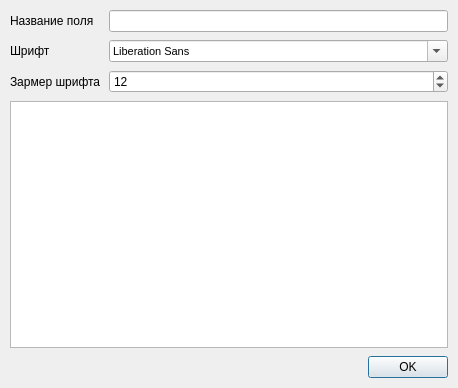
<?xml version="1.0" encoding="UTF-8"?>
<ui version="4.0">
 <class>MainWindow</class>
 <widget class="QMainWindow" name="MainWindow">
  <property name="windowModality">
   <enum>Qt::ApplicationModal</enum>
  </property>
  <property name="geometry">
   <rect>
    <x>0</x>
    <y>0</y>
    <width>458</width>
    <height>388</height>
   </rect>
  </property>
  <property name="windowTitle">
   <string>Параметры элемента</string>
  </property>
  <widget class="QWidget" name="centralwidget">
   <layout class="QVBoxLayout" name="verticalLayout">
    <property name="spacing">
     <number>8</number>
    </property>
    <property name="leftMargin">
     <number>10</number>
    </property>
    <property name="topMargin">
     <number>10</number>
    </property>
    <property name="rightMargin">
     <number>10</number>
    </property>
    <property name="bottomMargin">
     <number>10</number>
    </property>
    <item>
     <layout class="QFormLayout" name="formLayout">
      <item row="0" column="0">
       <widget class="QLabel" name="label">
        <property name="text">
         <string>Название поля</string>
        </property>
       </widget>
      </item>
      <item row="0" column="1">
       <widget class="QLineEdit" name="name"/>
      </item>
      <item row="1" column="0">
       <widget class="QLabel" name="label_2">
        <property name="text">
         <string>Шрифт</string>
        </property>
       </widget>
      </item>
      <item row="1" column="1">
       <widget class="QFontComboBox" name="font">
        <property name="font">
         <font>
          <family>Arial</family>
          <pointsize>8</pointsize>
         </font>
        </property>
        <property name="autoFillBackground">
         <bool>false</bool>
        </property>
        <property name="writingSystem">
         <enum>QFontDatabase::Cyrillic</enum>
        </property>
        <property name="currentFont">
         <font>
          <family>Arial</family>
          <pointsize>12</pointsize>
         </font>
        </property>
       </widget>
      </item>
      <item row="2" column="0">
       <widget class="QLabel" name="label_3">
        <property name="text">
         <string>Зармер шрифта</string>
        </property>
       </widget>
      </item>
      <item row="2" column="1">
       <widget class="QSpinBox" name="fontSize">
        <property name="minimum">
         <number>1</number>
        </property>
        <property name="maximum">
         <number>500</number>
        </property>
        <property name="value">
         <number>12</number>
        </property>
       </widget>
      </item>
     </layout>
    </item>
    <item>
     <widget class="QGraphicsView" name="graphicsView"/>
    </item>
    <item>
     <widget class="QDialogButtonBox" name="buttonBox">
      <property name="standardButtons">
       <set>QDialogButtonBox::Ok</set>
      </property>
      <property name="centerButtons">
       <bool>false</bool>
      </property>
     </widget>
    </item>
   </layout>
  </widget>
 </widget>
 <resources/>
 <connections/>
</ui>
